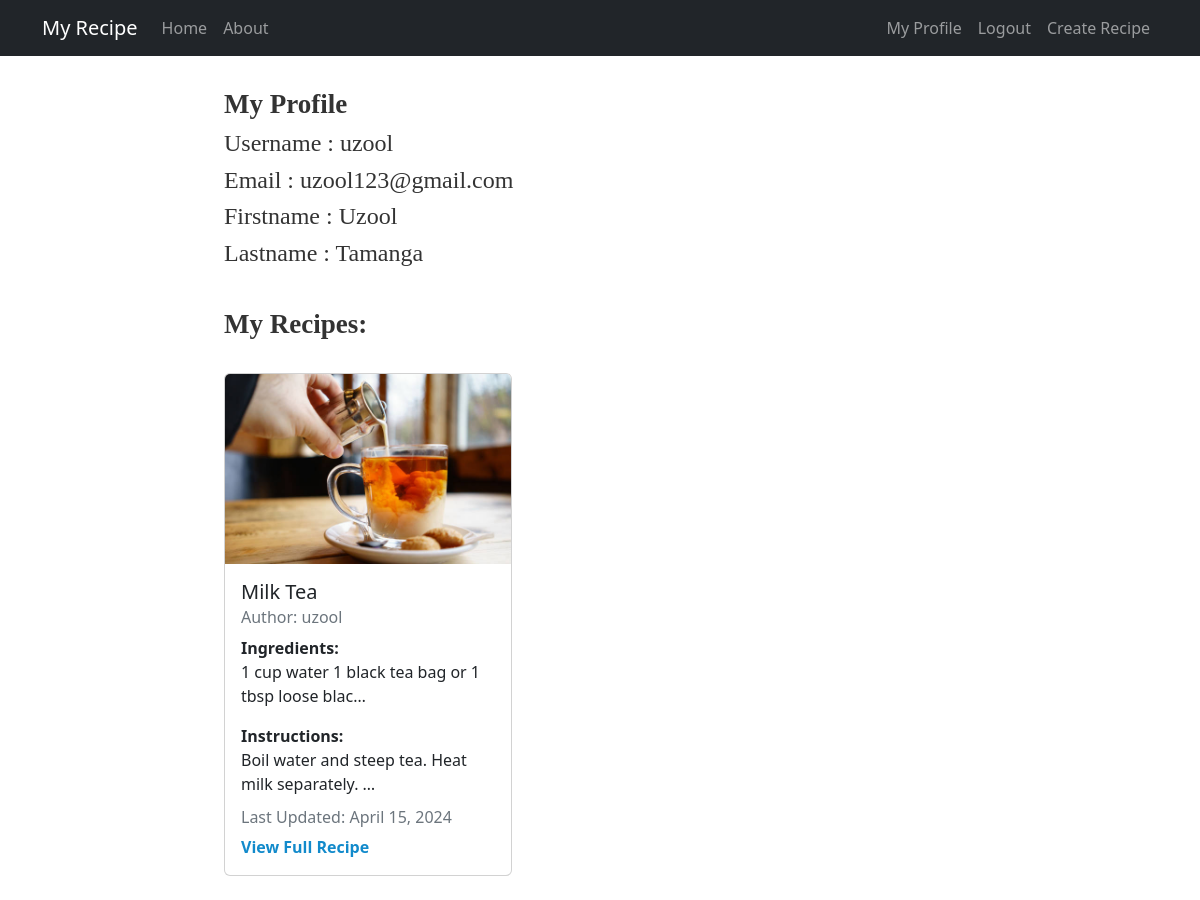
The app's page /profile/ (signed in) with its own data.
### recipes/models.py (models this page shows, shortened)
class Recipe(models.Model):
    title=models.CharField(max_length=100)
    description=models.TextField()
    author=models.ForeignKey(User, on_delete=models.CASCADE)
    ingredients = models.TextField(null=True)
    photo = models.ImageField(upload_to='recipe_photos/', blank=True, null=True)
    created_at = models.DateTimeField(auto_now_add=True)
    updated_at = models.DateTimeField(auto_now = True)

### users/views.py (the view)
# urls.py: path('profile/', user_views.profile, name="user-profile"),
@login_required()
def profile(request):
    user=request.user
    user_recipes = Recipe.objects.filter(author=user)
    return render(request,'users/profile.html',{'user_recipes':user_recipes})

### users/templates/users/profile.html (shortened to what this page needs)
{% extends 'my_receipe/base.html' %}
{% block content %}
<div class="container">
    <h1 class="times-new-roman" style="font-size: 27px"><br><b>My Profile</b></h1>
    <h1 class="times-new-roman">Username : {{ user.username }}</h1>
    <h1 class="times-new-roman">Email : {{ user.email }}</h1>
    <h1 class="times-new-roman">Firstname : {{ user.first_name }}</h1>
    <h1 class="times-new-roman">Lastname : {{ user.last_name }}</h1>
    <h2 class="times-new-roman" style="font-size: 27px"><br><b>My Recipes:</b></h2>
    <div class="card-container">
        {% for recipe in user_recipes %}
        <div class="card my-4" style="width: 18rem; display: inline-block; margin-right: 10px;">
            {% if recipe.photo %}
            <img src="{{ recipe.photo.url }}" class="card-img-top" alt="{{ recipe.title }}">
            {% endif %}
            <div class="card-body">
                <h5 class="card-title">{{ recipe.title }}</h5>
                <h6 class="card-subtitle mb-2 text-muted">Author: {{ recipe.author }}</h6>
                <p class="card-text"><b>Ingredients:</b><br>{{ recipe.ingredients|truncatechars:50 }}</p>
                <p class="card-text"><b>Instructions:</b><br>{{ recipe.description|truncatechars:50 }}</p>
                <h6 class="card-subtitle mb-2 text-muted">Last Updated: {{ recipe.updated_at|date:"F d, Y" }}</h6>
                <a href="{% url 'receipe-detail' pk=recipe.pk %}" class="card-link"
                    style="color: #128acb; text-decoration: none; font-weight: bolder;">View Full Recipe</a>
            </div>
        </div>
        {% endfor %}
    </div>
</div>
{% endblock content %}

### users/templates/users/profile.html (style rules this page uses)
.times-new-roman { font-family: 'Times New Roman', Times, serif; font-size: 24px; color: #333; font-weight: normal; text-align: left; }

### records on screen
Recipe: photo (picture), title "Milk Tea", author "uzool", ingredients "1 cup water 1 black tea bag or 1 tbsp loose blac…", description "Boil water and steep tea. Heat milk separately. …", updated_at "April 15, 2024"

### other values on screen
{{ user.username }} "uzool"
{{ user.email }} "uzool123@gmail.com"
{{ user.first_name }} "Uzool"
{{ user.last_name }} "Tamanga"
